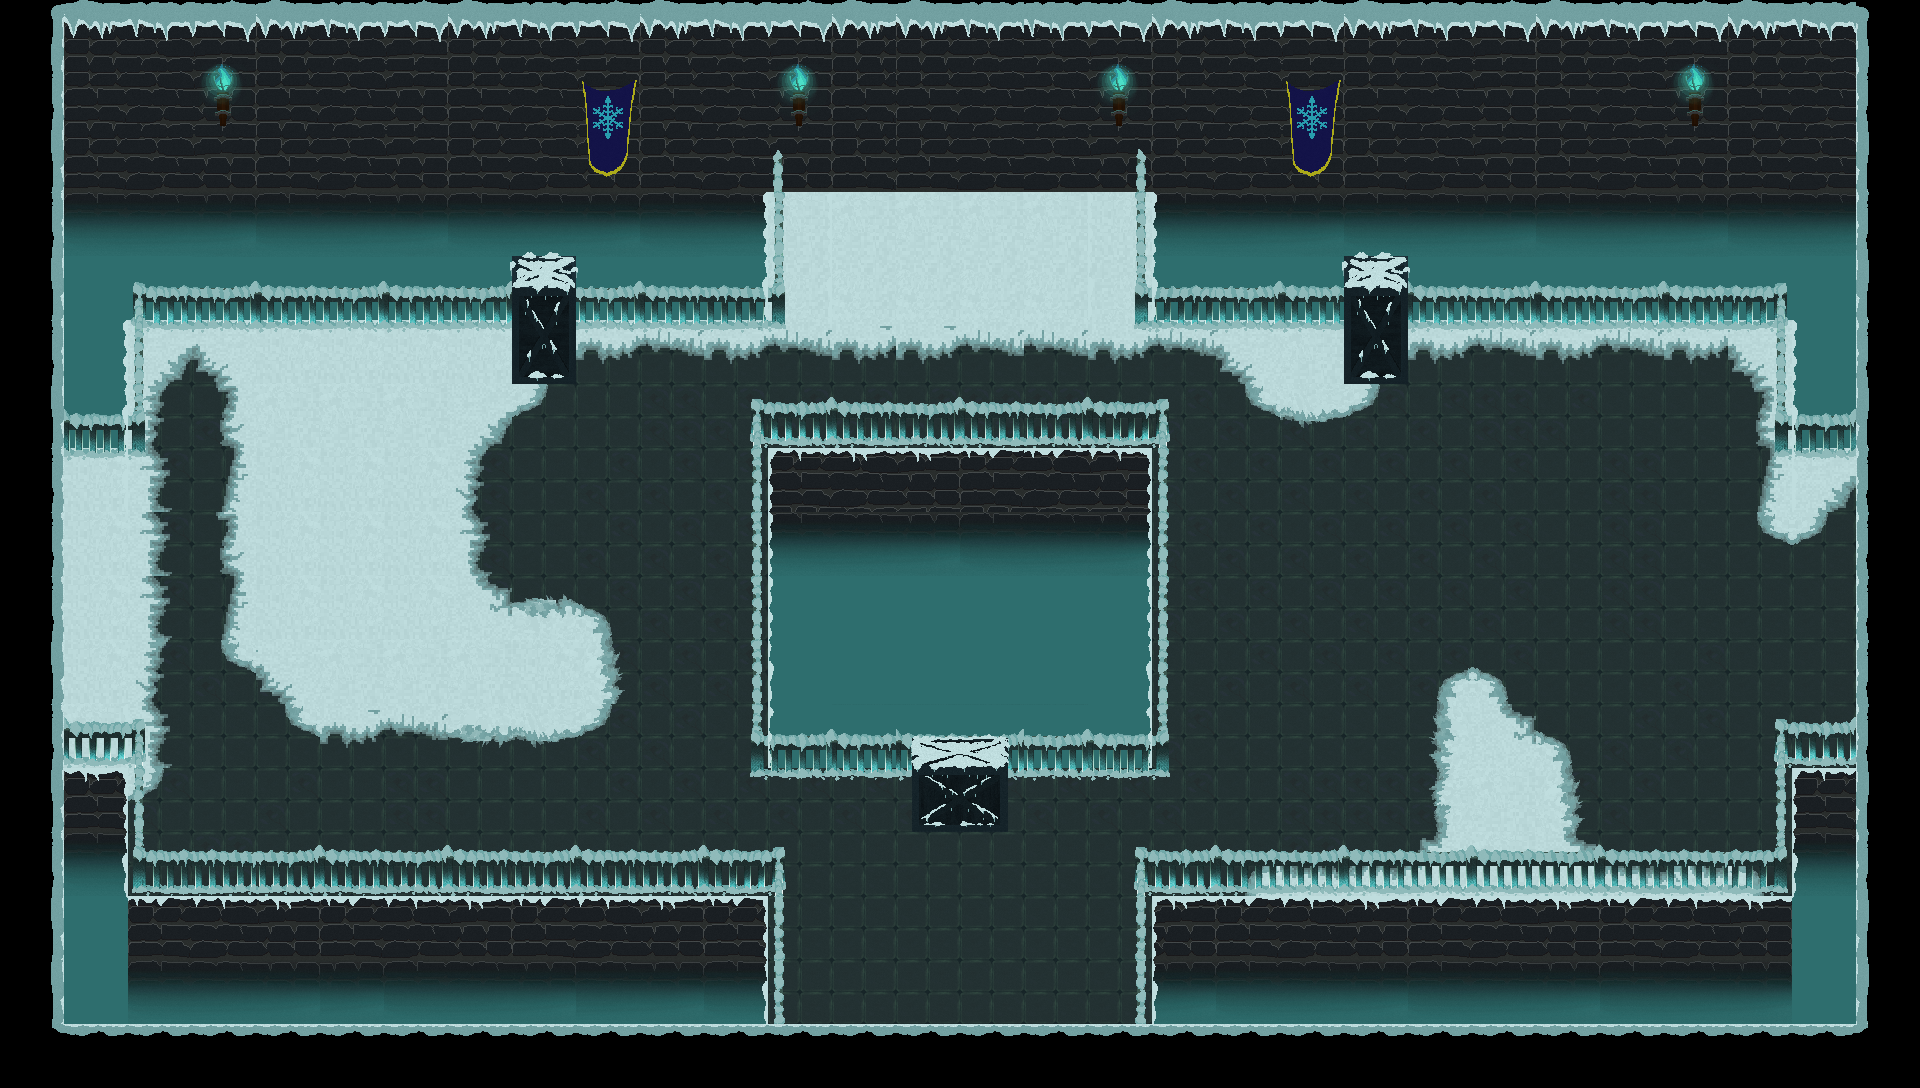

Below is a game level as drawn by its tile map, then a one-line description and the .tmx that defines it (tile-layer data replaced by summaries):
An orthogonal 30x17 tile map with 64x64 px tiles, 5 tile layers (walls and floor, snow, background fences, assets, ...) and 21 objects.

<map version="1.2" tiledversion="1.3.3" orientation="orthogonal" renderorder="right-down" width="30" height="17" tilewidth="64" tileheight="64" infinite="0" nextlayerid="9" nextobjectid="26">
 <editorsettings>
  <export target="Map1.lua" format="lua" />
 </editorsettings>
 <tileset firstgid="1" source="template icetoria.tsx" />
 <layer id="1" name="walls and floor" width="30" height="17">
  <properties>
   <property name="background" type="bool" value="true" />
  </properties>
  <data>[510 cells, 510 non-empty, 25 distinct tile ids]</data>
 </layer>
 <layer id="3" name="snow" width="30" height="17">
  <properties>
   <property name="background" type="bool" value="true" />
  </properties>
  <data>[510 cells, 111 non-empty, 26 distinct tile ids]</data>
 </layer>
 <layer id="2" name="background fences" width="30" height="17">
  <properties>
   <property name="background" type="bool" value="true" />
  </properties>
  <data>[510 cells, 101 non-empty, 37 distinct tile ids]</data>
 </layer>
 <layer id="5" name="assets" width="30" height="17">
  <properties>
   <property name="background" type="bool" value="true" />
  </properties>
  <data>[510 cells, 78 non-empty, 26 distinct tile ids]</data>
 </layer>
 <layer id="8" name="foreground fences" width="30" height="17">
  <properties>
   <property name="foreground" type="bool" value="true" />
  </properties>
  <data>[510 cells, 34 non-empty, 9 distinct tile ids]</data>
 </layer>
 <objectgroup id="7" name="Calque d'objets 1">
  <object id="1" x="64" y="262" width="80" height="192">
   <properties>
    <property name="walk" type="bool" value="true" />
   </properties>
  </object>
  <object id="2" x="64" y="262" width="720" height="64">
   <properties>
    <property name="walk" type="bool" value="true" />
   </properties>
  </object>
  <object id="3" x="704" y="128" width="80" height="197">
   <properties>
    <property name="walk" type="bool" value="true" />
   </properties>
  </object>
  <object id="4" x="1136" y="128" width="80" height="197">
   <properties>
    <property name="walk" type="bool" value="true" />
   </properties>
  </object>
  <object id="5" x="752" y="436" width="416" height="338">
   <properties>
    <property name="walk" type="bool" value="true" />
   </properties>
  </object>
  <object id="6" x="1136" y="262" width="720" height="64">
   <properties>
    <property name="walk" type="bool" value="true" />
   </properties>
  </object>
  <object id="7" x="1775" y="262" width="81" height="192">
   <properties>
    <property name="walk" type="bool" value="true" />
   </properties>
  </object>
  <object id="8" x="1776" y="757" width="80" height="191">
   <properties>
    <property name="walk" type="bool" value="true" />
   </properties>
  </object>
  <object id="9" x="64" y="757" width="80" height="191">
   <properties>
    <property name="walk" type="bool" value="true" />
   </properties>
  </object>
  <object id="10" x="704" y="885" width="80" height="203">
   <properties>
    <property name="walk" type="bool" value="true" />
   </properties>
  </object>
  <object id="11" x="1136" y="885" width="80" height="203">
   <properties>
    <property name="walk" type="bool" value="true" />
   </properties>
  </object>
  <object id="12" x="1136" y="884" width="720" height="64">
   <properties>
    <property name="walk" type="bool" value="true" />
   </properties>
  </object>
  <object id="13" x="64" y="884" width="720" height="64">
   <properties>
    <property name="walk" type="bool" value="true" />
   </properties>
  </object>
  <object id="14" x="0" y="128" width="64" height="960">
   <properties>
    <property name="shoot" type="bool" value="true" />
    <property name="walk" type="bool" value="true" />
   </properties>
  </object>
  <object id="15" x="1856" y="128" width="64" height="960">
   <properties>
    <property name="shoot" type="bool" value="true" />
    <property name="walk" type="bool" value="true" />
   </properties>
  </object>
  <object id="16" x="64" y="64" width="1792" height="64">
   <properties>
    <property name="shoot" type="bool" value="true" />
   </properties>
  </object>
  <object id="17" x="64" y="1024" width="1792" height="64">
   <properties>
    <property name="shoot" type="bool" value="true" />
    <property name="walk" type="bool" value="true" />
   </properties>
  </object>
  <object id="20" x="512" y="256" width="64" height="128">
   <properties>
    <property name="shoot" type="bool" value="true" />
    <property name="walk" type="bool" value="true" />
   </properties>
  </object>
  <object id="21" x="1344" y="256" width="64" height="128">
   <properties>
    <property name="shoot" type="bool" value="true" />
    <property name="walk" type="bool" value="true" />
   </properties>
  </object>
  <object id="22" x="912" y="768" width="96" height="64">
   <properties>
    <property name="walk" type="bool" value="true" />
   </properties>
  </object>
  <object id="25" x="704" y="128" width="512" height="64">
   <properties>
    <property name="walk" type="bool" value="true" />
   </properties>
  </object>
 </objectgroup>
</map>
